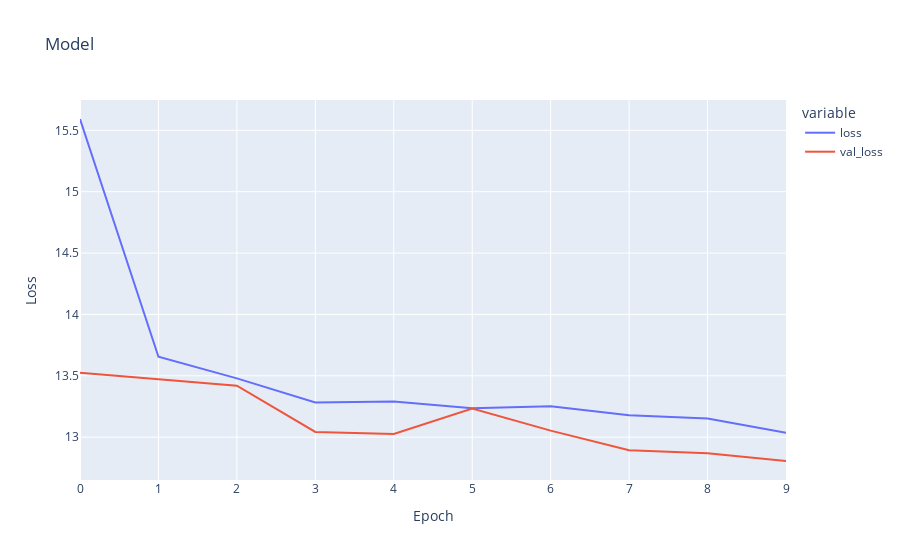

Notebook code for this chart:
### Code cell
show_plotly(history)

### Figure 1 — Plotly figure (JSON) as saved in the notebook; plotly's stock layout.template omitted (floating-point values rounded to 4 significant figures)
{"data": [{"hovertemplate": "variable=loss<br>Epoch=%{x}<br>Loss=%{y}<extra></extra>", "legendgroup": "loss", "line": {"color": "#636efa", "dash": "solid"}, "marker": {"symbol": "circle"}, "mode": "lines", "name": "loss", "orientation": "v", "showlegend": true, "type": "scatter", "x": [0, 1, 2, 3, 4, 5, 6, 7, 8, 9], "xaxis": "x", "y": [15.59, 13.66, 13.48, 13.28, 13.29, 13.24, 13.25, 13.18, 13.15, 13.04], "yaxis": "y"}, {"hovertemplate": "variable=val_loss<br>Epoch=%{x}<br>Loss=%{y}<extra></extra>", "legendgroup": "val_loss", "line": {"color": "#EF553B", "dash": "solid"}, "marker": {"symbol": "circle"}, "mode": "lines", "name": "val_loss", "orientation": "v", "showlegend": true, "type": "scatter", "x": [0, 1, 2, 3, 4, 5, 6, 7, 8, 9], "xaxis": "x", "y": [13.52, 13.47, 13.42, 13.04, 13.03, 13.23, 13.05, 12.89, 12.87, 12.81], "yaxis": "y"}], "layout": {"legend": {"title": {"text": "variable"}, "tracegroupgap": 0}, "title": {"text": "Model"}, "xaxis": {"anchor": "y", "domain": [0, 1], "title": {"text": "Epoch"}}, "yaxis": {"anchor": "x", "domain": [0, 1], "title": {"text": "Loss"}}}}
